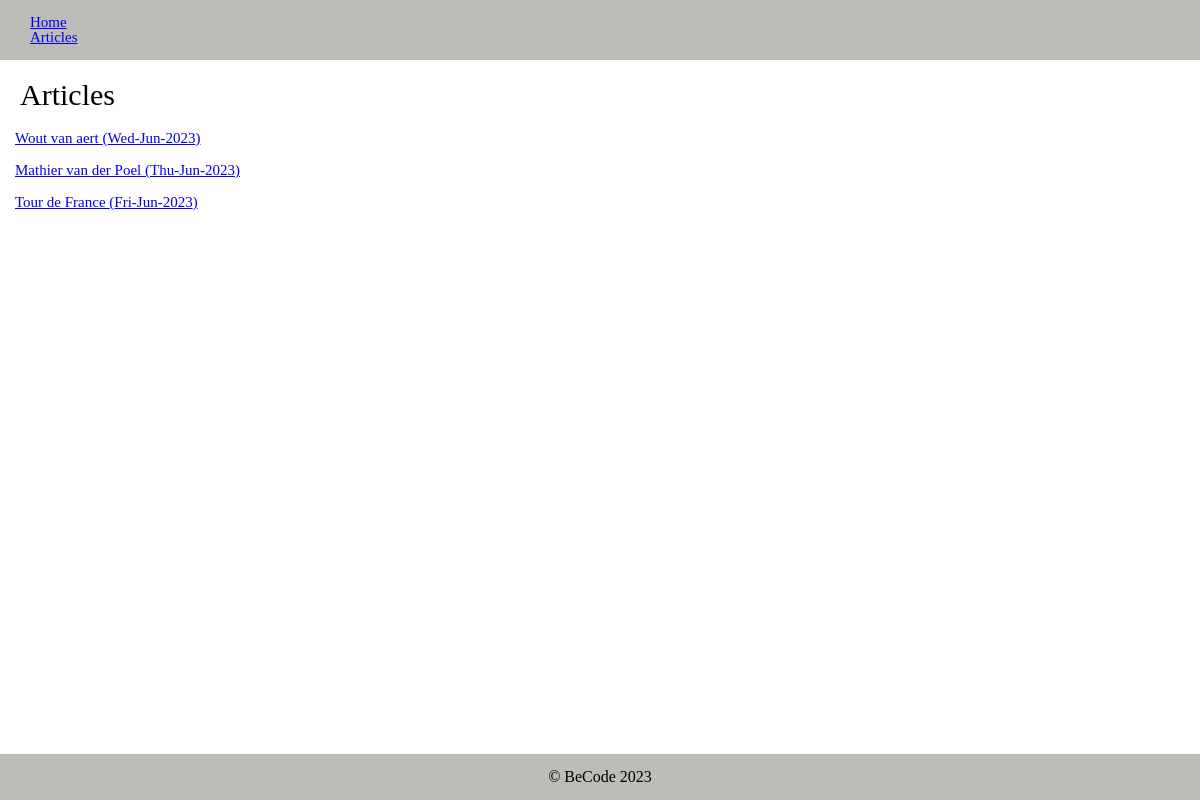
The app's page /index.php?page=articles-index with its own data.
### tables this page shows
CREATE TABLE `articles` (
  `id` int(11) NOT NULL,
  `title` varchar(255) DEFAULT NULL,
  `description` text DEFAULT NULL,
  `publish_date` datetime DEFAULT NULL,
  `image_url` varchar(255) DEFAULT NULL,
  `author` varchar(255) DEFAULT NULL
);

### Controller/ArticleController.php (called while the page is built, shortened)
<?php
require_once 'Model/connect.php';
class ArticleController
{
    private $bdd;
    public function __construct()
    {
        $this->bdd = getConnectBdd();
    }
    public function index()
    {
        $articles = $this->getArticles();
        require 'View/articles/index.php';
    }
    private function getArticles()
    {
        $request = $this->bdd->query('SELECT * FROM articles');
        $rawArticles = $request->fetchAll();
        $articles = [];
        foreach ($rawArticles as $rawArticle) {
            $articles[] = new Article(
                $rawArticle['id'],
                $rawArticle['title'],
                $rawArticle['description'],
                $rawArticle['publish_date'],
                $rawArticle['image_url'] ?? '',
                $rawArticle['author']
            );
        }
        return $articles;
    }
}

### Model/connect.php (called while the page is built)
<?php
function getConnectBdd()
{
    try {
        $bdd = new PDO('mysql:dbname=mvc;host=localhost;charset=utf8', 'root');
        return $bdd;
    } catch (Exception $e) {
        die('Erreur : ' . $e->getMessage());
    }
}
?>

### Model/Article.php (called while the page is built, shortened)
<?php
class Article
{
    public ?string $publishDate;
    public function __construct(int $id, string $title, ?string $description, ?string $publishDate, string $imageUrl, string $author)
    {
        $this->id = $id;
        $this->title = $title;
        $this->publishDate = $publishDate;
    }
    public function formatPublishDate($format = 'D-M-Y')
    {
        $date = $this->publishDate;
        $dateTime = new DateTime($date);
        $dateFormat = $dateTime->format($format);
        return $dateFormat;
    }
}

### View/articles/index.php (the view, shortened to what this page needs)
<?php require 'View/includes/header.php'?>
<section>
    <h1>Articles</h1>
    <ul>
        <?php foreach ($articles as $article) : ?>
            <li>
                <a href="index.php?page=articles-show&id=<?= $article->id ?>">
                <?= $article->title ?> (<?= $article->formatPublishDate() ?>)
                </a>
            </li><br>
        <?php endforeach; ?>
    </ul>
</section>
<?php require 'View/includes/footer.php'?>

### public/css/style.css (style rules this page uses)
body { display: flex; flex-direction: column; min-height: 100vh; }
h1 { font-size: 30px; padding: 20px; }
a, p { font-size: 15px; padding: 15px; }

### records on screen
articles: title "Wout van aert", publish_date "Wed-Jun-2023"
articles: title "Mathier van der Poel", publish_date "Thu-Jun-2023"
articles: title "Tour de France", publish_date "Fri-Jun-2023"
